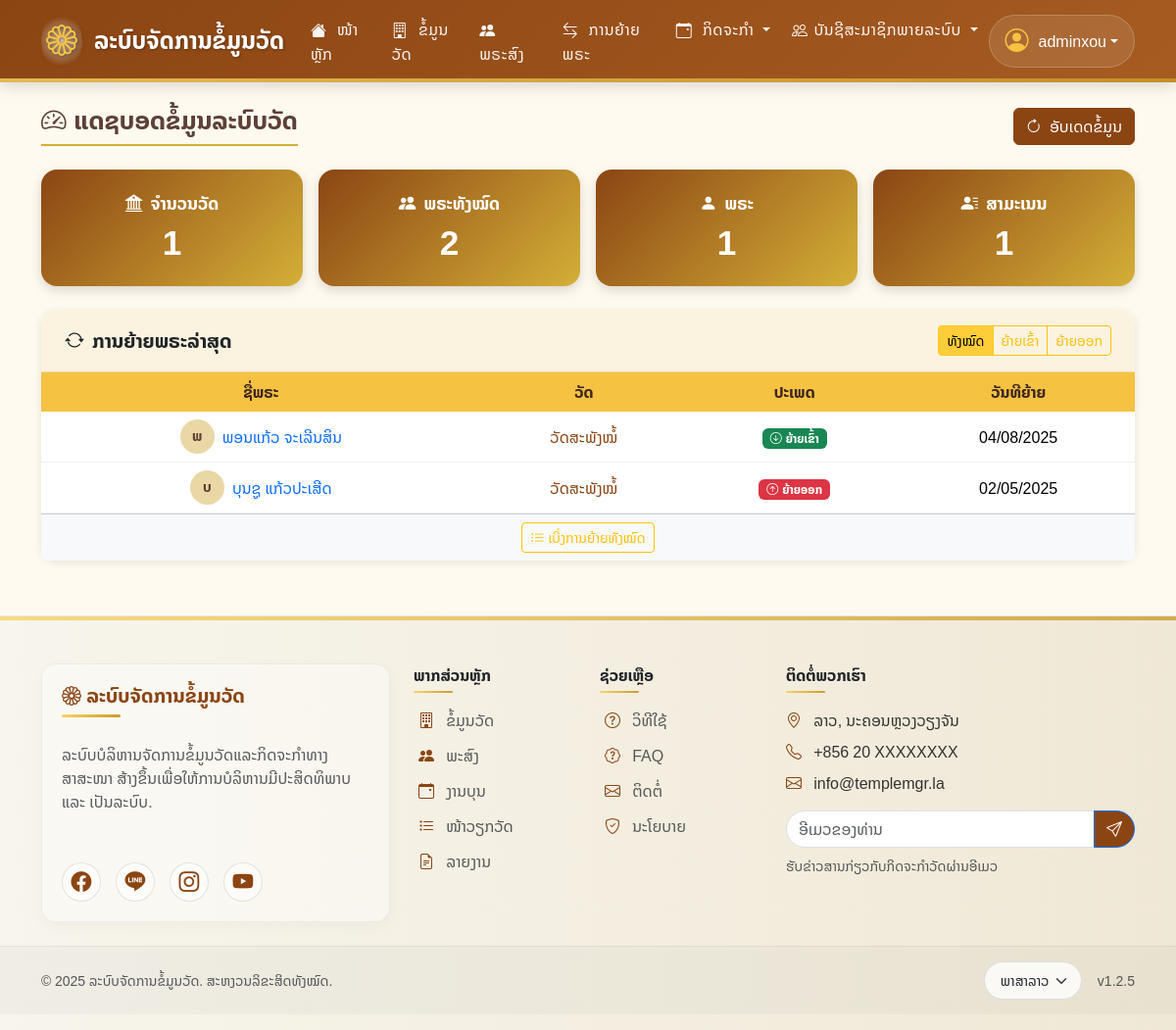
Screenshot of /admin_dashboard.php (signed in) with the database file from the repository.
### tables this page shows
CREATE TABLE `monk_transfers` (
  `transfer_id` int(11) NOT NULL,
  `monk_id` int(11) NOT NULL,
  `temple_id` int(11) NOT NULL,
  `transfer_type` enum('ຍ້າຍເຂົ້າ','ຍ້າຍອອກ') NOT NULL,
  `transfer_date` date NOT NULL,
  `goto_temple` varchar(255) DEFAULT NULL,
  `reason` text DEFAULT NULL,
  `created_at` timestamp NULL DEFAULT current_timestamp(),
  `updated_at` timestamp NOT NULL DEFAULT current_timestamp() ON UPDATE current_timestamp()
);

CREATE TABLE `monks` (
  `monk_id` int(11) NOT NULL,
  `first_name` varchar(100) NOT NULL,
  `last_name` varchar(100) NOT NULL,
  `birth_date` date DEFAULT NULL,
  `village` varchar(100) DEFAULT NULL,
  `district` varchar(100) DEFAULT NULL,
  `province` varchar(100) DEFAULT NULL,
  `ordination_date` date DEFAULT NULL,
  `temple_id` int(11) DEFAULT NULL,
  `phone` varchar(20) DEFAULT NULL,
  `type` varchar(50) DEFAULT NULL,
  `move_in_date` date DEFAULT NULL,
  `image_path` varchar(255) DEFAULT NULL,
  `created_at` timestamp NULL DEFAULT current_timestamp(),
  `updated_at` timestamp NULL DEFAULT current_timestamp() ON UPDATE current_timestamp()
);

CREATE TABLE `temples` (
  `temple_id` int(11) NOT NULL,
  `temple_name` varchar(150) NOT NULL,
  `village` varchar(100) DEFAULT NULL,
  `district` varchar(100) DEFAULT NULL,
  `province` varchar(100) DEFAULT NULL,
  `created_at` timestamp NULL DEFAULT current_timestamp(),
  `updated_at` timestamp NULL DEFAULT current_timestamp() ON UPDATE current_timestamp()
);

### admin_dashboard.php (the view, shortened to what this page needs)
<?php
include 'includes/header.php';
$stats = $conn->query("
    SELECT
        (SELECT COUNT(*) FROM temples) AS temple_count,
        (SELECT COUNT(*) FROM monks) AS monk_count,
        (SELECT COUNT(*) FROM monks WHERE type = 'ພຣະ') AS phra_count,
        (SELECT COUNT(*) FROM monks WHERE type = 'ສາມະເນນ') AS samanen_count
")->fetch_assoc();
$recent_transfers = $conn->query("
    SELECT
        m.monk_id,
        m.first_name,
        m.last_name,
        t.temple_name,
        mt.transfer_date,
        mt.transfer_type,
        t.temple_id
    FROM monk_transfers mt
    LEFT JOIN monks m ON mt.monk_id = m.monk_id
    LEFT JOIN temples t ON mt.temple_id = t.temple_id
    ORDER BY mt.transfer_date DESC
    LIMIT 10
");
?>
<div class="d-flex justify-content-between align-items-center mb-4">
    <h2 class="section-title mb-0">
        <i class="bi bi-speedometer2 me-2"></i>ແດຊບອດຂໍ້ມູນລະບົບວັດ
    </h2>
    <button class="btn refresh-btn" onclick="refreshDashboard()">
        <i class="bi bi-arrow-clockwise me-1"></i> ອັບເດດຂໍ້ມູນ
    </button>
</div>
<div class="row g-3 mb-4">
    <div class="col-xl-3 col-md-6">
        <div class="dashboard-card">
            <h5><i class="bi bi-bank2 me-2"></i>ຈຳນວນວັດ</h5>
            <div class="display-6" id="temple-count"><?= $stats['temple_count'] ?></div>
        </div>
    </div>
    <div class="col-xl-3 col-md-6">
        <div class="dashboard-card">
            <h5><i class="bi bi-people-fill me-2"></i>ພຣະທັງໝົດ</h5>
            <div class="display-6" id="monk-count"><?= $stats['monk_count'] ?></div>
        </div>
    </div>
    <div class="col-xl-3 col-md-6">
        <div class="dashboard-card">
            <h5><i class="bi bi-person-fill me-2"></i>ພຣະ</h5>
            <div class="display-6" id="phra-count"><?= $stats['phra_count'] ?></div>
        </div>
    </div>
    <div class="col-xl-3 col-md-6">
        <div class="dashboard-card">
            <h5><i class="bi bi-person-lines-fill me-2"></i>ສາມະເນນ</h5>
            <div class="display-6" id="samanen-count"><?= $stats['samanen_count'] ?></div>
        </div>
    </div>
</div>
<div class="card">
    <div class="card-header d-flex justify-content-between align-items-center">
        <h5 class="mb-0 fw-bold">
            <i class="bi bi-arrow-repeat me-2"></i>ການຍ້າຍພຣະລ່າສຸດ
        </h5>
        <div class="btn-group btn-group-sm">
            <button type="button" class="btn btn-warning active" onclick="filterTransfers('all')">ທັງໝົດ</button>
            <button type="button" class="btn btn-outline-warning" onclick="filterTransfers('in')">ຍ້າຍເຂົ້າ</button>
            <button type="button" class="btn btn-outline-warning" onclick="filterTransfers('out')">ຍ້າຍອອກ</button>
        </div>
    </div>
    <div class="card-body p-0">
        <div class="table-responsive">
            <table class="table table-hover mb-0">
                <thead>
                    <tr>
                        <th>ຊື່ພຣະ</th>
                        <th>ວັດ</th>
                        <th>ປະເພດ</th>
                        <th>ວັນທີຍ້າຍ</th>
                    </tr>
                </thead>
                <tbody>
                    <?php if ($recent_transfers->num_rows > 0): ?>
                        <?php while ($row = $recent_transfers->fetch_assoc()): ?>
                            <tr class="transfer-row <?= $row['transfer_type'] === 'ຍ້າຍເຂົ້າ' ? 'transfer-in' : 'transfer-out' ?>">
                                <td>
                                    <div class="monk-profile">
                                        <div class="monk-avatar">
                                            <?= mb_substr($row['first_name'], 0, 1, 'UTF-8') ?>
                                        </div>
                                        <a href="monk_detail.php?id=<?= $row['monk_id'] ?>" class="text-decoration-none">
                                            <?= htmlspecialchars($row['first_name'] . ' ' . $row['last_name']) ?>
                                        </a>
                                    </div>
                                </td>
                                <td>
                                    <a href="temple_detail.php?id=<?= $row['temple_id'] ?>" class="temple-link">
                                        <?= htmlspecialchars($row['temple_name']) ?>
                                    </a>
                                </td>
                                <td>
                                    <?php if ($row['transfer_type'] === 'ຍ້າຍເຂົ້າ'): ?>
                                        <span class="badge bg-success">
                                            <i class="bi bi-arrow-down-circle me-1"></i>ຍ້າຍເຂົ້າ
                                        </span>
                                    <?php else: ?>
                                        <span class="badge bg-danger">
                                            <i class="bi bi-arrow-up-circle me-1"></i>ຍ້າຍອອກ
                                        </span>
                                    <?php endif; ?>
                                </td>
                                <td><?= date('d/m/Y', strtotime($row['transfer_date'])) ?></td>
                            </tr>
                        <?php endwhile; ?>
                    <?php else: ?>
                        <tr>
                            <td colspan="4" class="text-center py-4 text-muted">ບໍ່ມີຂໍ້ມູນການຍ້າຍພຣະ</td>
                        </tr>
                    <?php endif; ?>
                </tbody>
            </table>
        </div>
    </div>
    <div class="card-footer text-center bg-light">
        <a href="monk_transfers/list.php" class="btn btn-outline-warning btn-sm">
            <i class="bi bi-list-ul me-1"></i>ເບິ່ງການຍ້າຍທັງໝົດ
        </a>
    </div>
</div>
<?php include 'includes/footer.php'; ?>

### rows the page displays
monk_transfers: monk.first_name "ພ", monk.last_name "ພອນແກ້ວ ຈະເລີນສິນ", temple.temple_name "ວັດສະພັງໝໍ້", transfer_type "ຍ້າຍເຂົ້າ" (drawn), transfer_date "04/08/2025"
monk_transfers: monk.first_name "ບ", monk.last_name "ບຸນຊູ ແກ້ວປະເສີດ", temple.temple_name "ວັດສະພັງໝໍ້", transfer_type "ຍ້າຍອອກ" (drawn), transfer_date "02/05/2025"

### other values shown
$userName "adminxou"
$stats['temple_count'] "1"
$stats['monk_count'] "2"
$stats['phra_count'] "1"
$stats['samanen_count'] "1"
